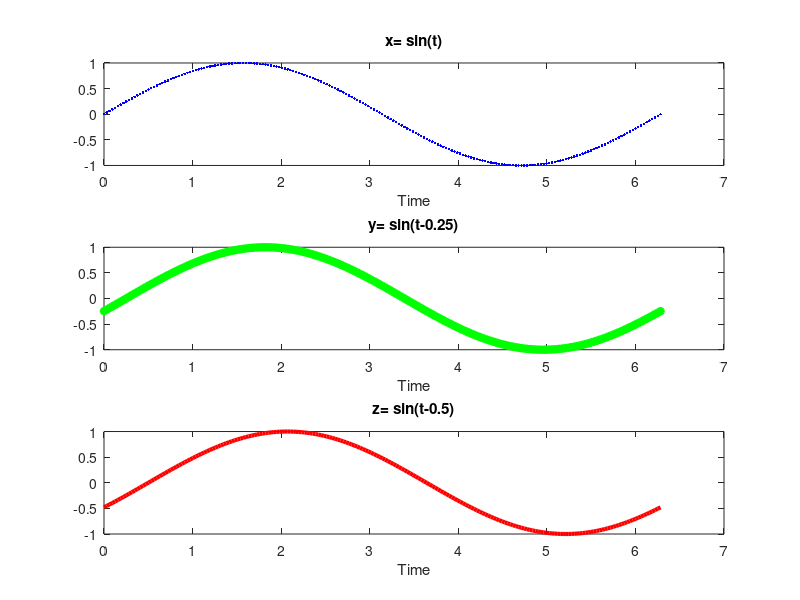

The MATLAB script that drew this image:
clc
clear all
close all

t=(0:pi/100:2*pi);
x= sin(t);
y= sin(t-0.25);
z= sin(t-0.5);

subplot(3,1,1)
plot(t,x, "b.", 'Linewidth',1)
title('x= sin(t)')
xlabel('Time')

subplot(3,1,2)
plot(t,y, "g*", 'Linewidth',2)
title('y= sin(t-0.25)')
xlabel('Time')

subplot(3,1,3)
plot(t,z, "r-", 'Linewidth',3)
title('z= sin(t-0.5)')
xlabel('Time')

